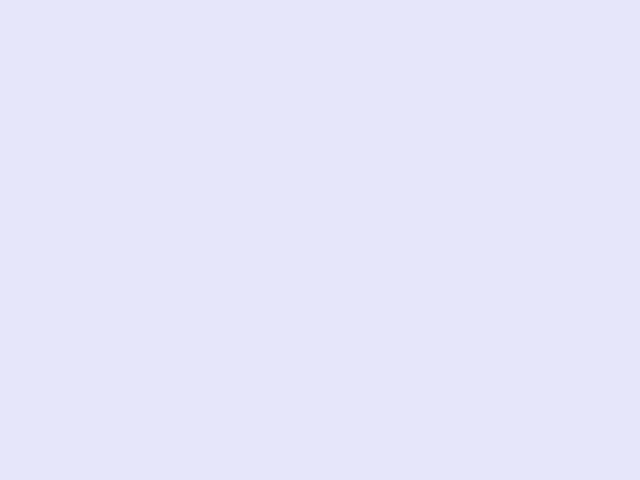
Frame 1 (no input)
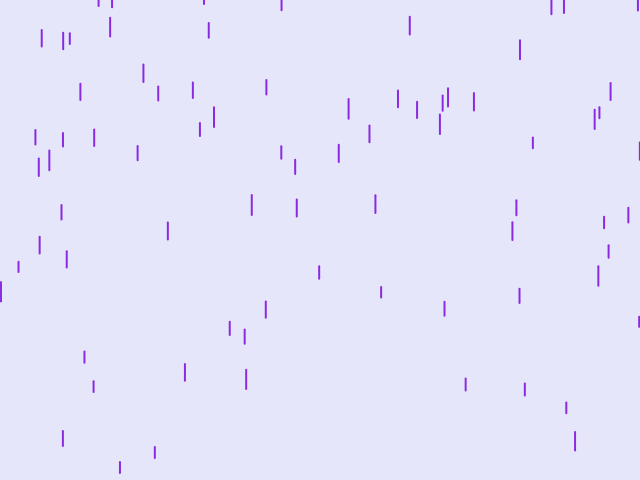
Frame 60 (no input)
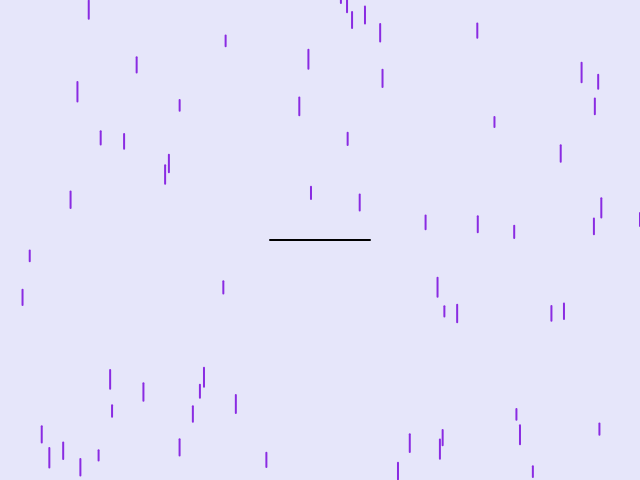
Frame 120 (the mouse pressed at the canvas centre since frame 60)

The p5.js sketch that drew these frames (run headless with seeded random() and noise() and a simulated clock; from frame 60 on, the mouse is pressed at the canvas centre):

// p5.js sketch
// ── sketch.js
// This project is created from Daniel Shiffman's purple rain youtube video.

var drops = [];

function setup() {
    createCanvas(640, 480);
    for (var i = 0; i < 100; i++) {
        drops[i] = new Drop();
    }
}

function draw() { 
    background(230,230,250);

    if (mouseIsPressed) {
        stroke(0, 0, 0);
        line(mouseX - 50, mouseY, mouseX + 50, mouseY);
    }

    for (var i = 0; i < drops.length; i++) {
        drops[i].fall(); 
        drops[i].show();
    }
}
// ── drop.js
function Drop () {
    this.x = random(width);
    this.y = random(-500, -50);
    this.len = random(10, 20);
    this.speed = random(4, 10);

    this.fall = function() {
        this.y = this.y + this.speed;

        if (this.y > height || hitUmbrella(this.x, this.y, this.len, this.speed)) {
            this.x = random(width);
            this.y = random(-500, -50);
            this.len = random(10, 20);
            this.speed = random(4, 10);
        }
    }

    this.show = function() {
        strokeWeight(2);
        stroke(138, 43, 226);
        line(this.x, this.y, this.x, this.y - this.len);
    }
}

function hitUmbrella(x, y, len, speed) {
    if (mouseIsPressed) {
       if (x < mouseX + 50 && x > mouseX - 50) {
            if (y - speed < mouseY && y > mouseY) {
                console.log("HIT!");
                return true;
            }
       }
    }
}
